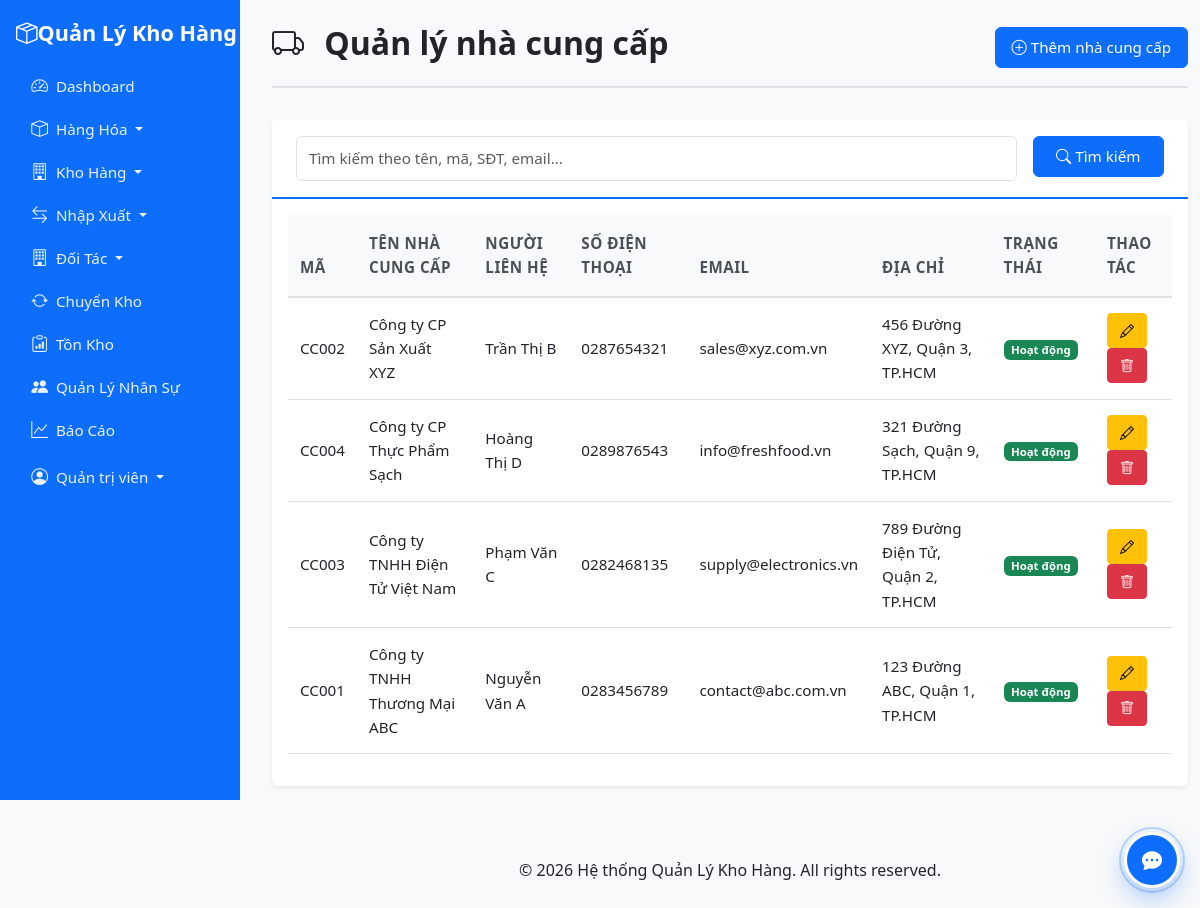
Screenshot of /modules/suppliers/index.php (signed in) with the database file from the repository.
### tables this page shows
CREATE TABLE `suppliers` (
  `id` int(11) NOT NULL,
  `code` varchar(50) NOT NULL,
  `name` varchar(200) NOT NULL,
  `address` text DEFAULT NULL,
  `phone` varchar(20) DEFAULT NULL,
  `email` varchar(100) DEFAULT NULL,
  `contact_person` varchar(100) DEFAULT NULL,
  `payment_terms` varchar(200) DEFAULT NULL,
  `status` tinyint(1) DEFAULT 1,
  `created_at` timestamp NOT NULL DEFAULT current_timestamp(),
  `updated_at` timestamp NOT NULL DEFAULT current_timestamp() ON UPDATE current_timestamp()
);

### modules/suppliers/index.php (the view, shortened to what this page needs)
<?php
$db = getDB();
$search = $_GET['search'] ?? '';
$query = "SELECT * FROM suppliers WHERE 1=1";
$params = [];
$query .= " ORDER BY name";
$stmt = $db->prepare($query);
$stmt->execute($params);
$suppliers = $stmt->fetchAll();
include '../../includes/header.php';
?>
<div class="container-fluid mt-4">
    <div class="page-header d-flex justify-content-between align-items-center">
        <h1><i class="bi bi-truck"></i> Quản lý nhà cung cấp</h1>
        <a href="add.php" class="btn btn-primary">
            <i class="bi bi-plus-circle"></i> Thêm nhà cung cấp
        </a>
    </div>
    <div class="card">
        <div class="card-header">
            <form method="GET" class="row g-3">
                <div class="col-md-10">
                    <input type="text" class="form-control" name="search" placeholder="Tìm kiếm theo tên, mã, SĐT, email..." value="<?php echo htmlspecialchars($search); ?>">
                </div>
                <div class="col-md-2">
                    <button type="submit" class="btn btn-primary w-100">
                        <i class="bi bi-search"></i> Tìm kiếm
                    </button>
                </div>
            </form>
        </div>
        <div class="card-body">
            <div class="table-responsive">
                <table class="table">
                    <thead>
                        <tr>
                            <th>Mã</th>
                            <th>Tên nhà cung cấp</th>
                            <th>Người liên hệ</th>
                            <th>Số điện thoại</th>
                            <th>Email</th>
                            <th>Địa chỉ</th>
                            <th>Trạng thái</th>
                            <th>Thao tác</th>
                        </tr>
                    </thead>
                    <tbody>
                        <?php if (empty($suppliers)): ?>
                        <tr>
                            <td colspan="8" class="text-center text-muted">Không có dữ liệu</td>
                        </tr>
                        <?php else: ?>
                        <?php foreach ($suppliers as $supplier): ?>
                        <tr>
                            <td><?php echo htmlspecialchars($supplier['code']); ?></td>
                            <td><?php echo htmlspecialchars($supplier['name']); ?></td>
                            <td><?php echo htmlspecialchars($supplier['contact_person'] ?? ''); ?></td>
                            <td><?php echo htmlspecialchars($supplier['phone'] ?? ''); ?></td>
                            <td><?php echo htmlspecialchars($supplier['email'] ?? ''); ?></td>
                            <td><?php echo htmlspecialchars($supplier['address'] ?? ''); ?></td>
                            <td>
                                <?php if ($supplier['status']): ?>
                                    <span class="badge bg-success">Hoạt động</span>
                                <?php else: ?>
                                    <span class="badge bg-danger">Ngừng</span>
                                <?php endif; ?>
                            </td>
                            <td>
                                <a href="edit.php?id=<?php echo $supplier['id']; ?>" class="btn btn-sm btn-warning">
                                    <i class="bi bi-pencil"></i>
                                </a>
                                    <form method="POST" action="delete.php" class="d-inline" onsubmit="return confirm('Bạn có chắc chắn muốn xóa nhà cung cấp này?');">
                                        <button type="submit" class="btn btn-sm btn-danger">
                                            <i class="bi bi-trash"></i>
                                        </button>
                                    </form>
                            </td>
                        </tr>
                        <?php endforeach; ?>
                        <?php endif; ?>
                    </tbody>
                </table>
            </div>
        </div>
    </div>
</div>
<?php include '../../includes/footer.php'; ?>

### assets/css/style.css (style rules this page uses)
:root { --primary-color: #0d6efd; --secondary-color: #6c757d; --success-color: #198754; --danger-color: #dc3545; --warning-color: #ffc107; --info-color: #0dcaf0; }
body { font-family: 'Segoe UI', Tahoma, Geneva, Verdana, sans-serif; background-color: #f8f9fa; font-size: 1rem; line-height: 1.6; }
@media (min-width: 992px) { body.has-sidebar { padding-left: 260px; } }
.card { border: none; box-shadow: 0 0.125rem 0.25rem rgba(0, 0, 0, 0.075); margin-bottom: 1.5rem; }
.card-header { background-color: #fff; border-bottom: 2px solid var(--primary-color); font-weight: 600; font-size: 1.1rem; padding: 1rem 1.5rem; }
.table { background-color: #fff; }
.table thead th { background-color: #f8f9fa; border-bottom: 2px solid #dee2e6; font-weight: 600; font-size: 0.95rem; padding: 1rem 0.75rem; text-transform: uppercase; letter-spacing: 0.5px; color: #495057; }
.table tbody td { padding: 0.875rem 0.75rem; font-size: 0.95rem; vertical-align: middle; }
.badge { padding: 0.35em 0.65em; }
.page-header { margin-bottom: 2rem; padding-bottom: 1rem; border-bottom: 2px solid #dee2e6; }
.page-header h1 { margin-bottom: 0.5rem; font-size: 2rem; font-weight: 600; color: #212529; }
.page-header h1 i { margin-right: 0.75rem; font-size: 2rem; }
h1, h2, h3, h4, h5, h6 { font-weight: 600; color: #212529; }
h1 { font-size: 2rem; }
.btn { font-weight: 500; padding: 0.5rem 1rem; font-size: 0.95rem; }
.btn-sm { padding: 0.375rem 0.75rem; font-size: 0.875rem; }
.form-control, .form-select { font-size: 0.95rem; padding: 0.625rem 0.75rem; }

### rows the page displays
suppliers: code "CC002", name "Công ty CP Sản Xuất XYZ", contact_person "Trần Thị B", phone "0287654321", email "sales@xyz.com.vn", address "456 Đường XYZ, Quận 3, TP.HCM", status "Hoạt động"
suppliers: code "CC004", name "Công ty CP Thực Phẩm Sạch", contact_person "Hoàng Thị D", phone "0289876543", email "info@freshfood.vn", address "321 Đường Sạch, Quận 9, TP.HCM", status "Hoạt động"
suppliers: code "CC003", name "Công ty TNHH Điện Tử Việt Nam", contact_person "Phạm Văn C", phone "0282468135", email "supply@electronics.vn", address "789 Đường Điện Tử, Quận 2, TP.HCM", status "Hoạt động"
suppliers: code "CC001", name "Công ty TNHH Thương Mại ABC", contact_person "Nguyễn Văn A", phone "0283456789", email "contact@abc.com.vn", address "123 Đường ABC, Quận 1, TP.HCM", status "Hoạt động"

### other values shown
$_SESSION['full_name'] "Quản trị viên"
